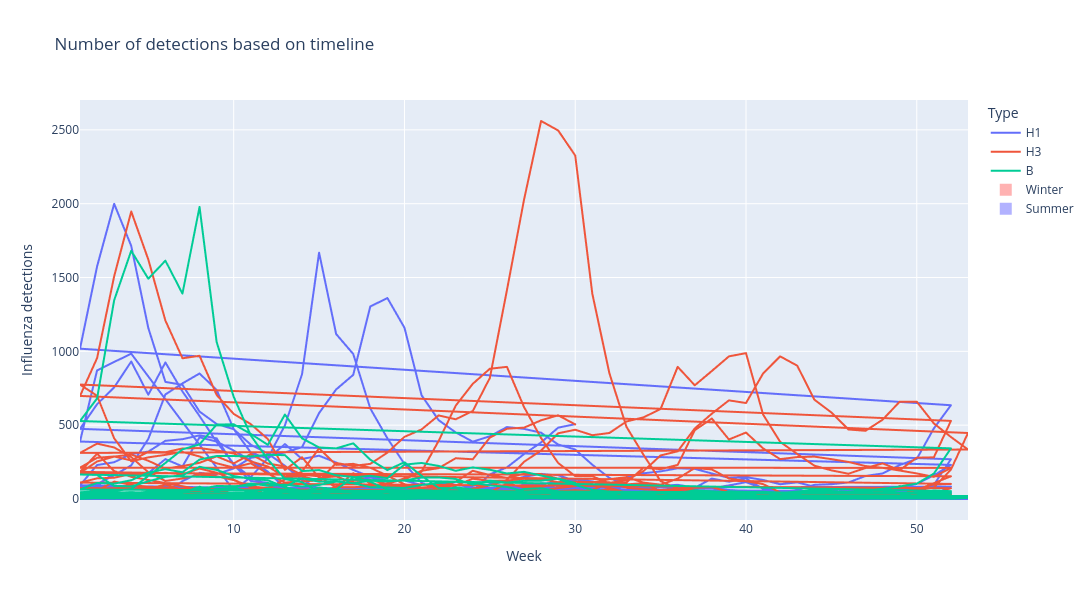

Write notebook code for a chart like this one.
### Code cell
# to-do
df_long = tdf.melt(
    id_vars=["Week"],
    value_vars=["H1", "H3", "B"],
    var_name="Type",  
    value_name="Influenza detections",  
)

fig = px.line(df_long, "Week", "Influenza detections", color="Type",
              title="Number of detections based on timeline", 
              width=1500, height=600
             )
for year in sorted(tdf["Year"].unique()):
    start = pd.Timestamp(int(year), 6, 1)
    end = pd.Timestamp(int(year), 8, 31)
    fig.add_vrect(start, end, line_width=0, fillcolor="red", opacity=0.3)
    
    start = pd.Timestamp(int(year), 1, 1)
    end = pd.Timestamp(int(year), 2, 28)
    fig.add_vrect(start, end, line_width=0, fillcolor="blue", opacity=0.3)

    start = pd.Timestamp(int(year), 12, 1)
    end = pd.Timestamp(int(year), 12, 31)

    fig.add_vrect(start, end, line_width=0, fillcolor="blue", opacity=0.3)

fig.add_trace(
    go.Scatter(
        x=[None], y=[None],
        mode="markers",
        marker=dict(size=12, symbol="square", color="rgba(255, 0, 0, 0.3)"),
        name="Winter", 
        showlegend=True,
    )
)
fig.add_trace(
    go.Scatter(
        x=[None], y=[None],
        mode="markers",
        marker=dict(size=12, symbol="square", color="rgba(0, 0, 255, 0.3)"),
        name="Summer", 
        showlegend=True,
    )
)

fig.show()

### Figure 1 — Plotly figure (JSON) as saved in the notebook; plotly's stock layout.template omitted (floating-point values rounded to 4 significant figures; data arrays with more than 128 entries replaced by an {"elided": "..."} marker saying what was removed)
{"data": [{"hovertemplate": "Type=H1<br>Week=%{x}<br>Influenza detections=%{y}<extra></extra>", "legendgroup": "H1", "line": {"color": "#636efa", "dash": "solid"}, "marker": {"symbol": "circle"}, "mode": "lines", "name": "H1", "showlegend": true, "type": "scattergl", "x": {"elided": "547 int values"}, "xaxis": "x", "y": {"elided": "547 int values"}, "yaxis": "y"}, {"hovertemplate": "Type=H3<br>Week=%{x}<br>Influenza detections=%{y}<extra></extra>", "legendgroup": "H3", "line": {"color": "#EF553B", "dash": "solid"}, "marker": {"symbol": "circle"}, "mode": "lines", "name": "H3", "showlegend": true, "type": "scattergl", "x": {"elided": "547 int values"}, "xaxis": "x", "y": {"elided": "547 int values"}, "yaxis": "y"}, {"hovertemplate": "Type=B<br>Week=%{x}<br>Influenza detections=%{y}<extra></extra>", "legendgroup": "B", "line": {"color": "#00cc96", "dash": "solid"}, "marker": {"symbol": "circle"}, "mode": "lines", "name": "B", "showlegend": true, "type": "scattergl", "x": {"elided": "547 int values"}, "xaxis": "x", "y": {"elided": "547 int values"}, "yaxis": "y"}, {"marker": {"color": "rgba(255, 0, 0, 0.3)", "size": 12, "symbol": "square"}, "mode": "markers", "name": "Winter", "showlegend": true, "type": "scatter", "x": [null], "y": [null]}, {"marker": {"color": "rgba(0, 0, 255, 0.3)", "size": 12, "symbol": "square"}, "mode": "markers", "name": "Summer", "showlegend": true, "type": "scatter", "x": [null], "y": [null]}], "layout": {"height": 600, "legend": {"title": {"text": "Type"}, "tracegroupgap": 0}, "shapes": [{"fillcolor": "red", "line": {"width": 0}, "opacity": 0.3, "type": "rect", "x0": "2013-06-01T00:00:00", "x1": "2013-08-31T00:00:00", "xref": "x", "y0": 0, "y1": 1, "yref": "y domain"}, {"fillcolor": "blue", "line": {"width": 0}, "opacity": 0.3, "type": "rect", "x0": "2013-01-01T00:00:00", "x1": "2013-02-28T00:00:00", "xref": "x", "y0": 0, "y1": 1, "yref": "y domain"}, {"fillcolor": "blue", "line": {"width": 0}, "opacity": 0.3, "type": "rect", "x0": "2013-12-01T00:00:00", "x1": "2013-12-31T00:00:00", "xref": "x", "y0": 0, "y1": 1, "yref": "y domain"}, {"fillcolor": "red", "line": {"width": 0}, "opacity": 0.3, "type": "rect", "x0": "2014-06-01T00:00:00", "x1": "2014-08-31T00:00:00", "xref": "x", "y0": 0, "y1": 1, "yref": "y domain"}, {"fillcolor": "blue", "line": {"width": 0}, "opacity": 0.3, "type": "rect", "x0": "2014-01-01T00:00:00", "x1": "2014-02-28T00:00:00", "xref": "x", "y0": 0, "y1": 1, "yref": "y domain"}, {"fillcolor": "blue", "line": {"width": 0}, "opacity": 0.3, "type": "rect", "x0": "2014-12-01T00:00:00", "x1": "2014-12-31T00:00:00", "xref": "x", "y0": 0, "y1": 1, "yref": "y domain"}, {"fillcolor": "red", "line": {"width": 0}, "opacity": 0.3, "type": "rect", "x0": "2015-06-01T00:00:00", "x1": "2015-08-31T00:00:00", "xref": "x", "y0": 0, "y1": 1, "yref": "y domain"}, {"fillcolor": "blue", "line": {"width": 0}, "opacity": 0.3, "type": "rect", "x0": "2015-01-01T00:00:00", "x1": "2015-02-28T00:00:00", "xref": "x", "y0": 0, "y1": 1, "yref": "y domain"}, {"fillcolor": "blue", "line": {"width": 0}, "opacity": 0.3, "type": "rect", "x0": "2015-12-01T00:00:00", "x1": "2015-12-31T00:00:00", "xref": "x", "y0": 0, "y1": 1, "yref": "y domain"}, {"fillcolor": "red", "line": {"width": 0}, "opacity": 0.3, "type": "rect", "x0": "2016-06-01T00:00:00", "x1": "2016-08-31T00:00:00", "xref": "x", "y0": 0, "y1": 1, "yref": "y domain"}, {"fillcolor": "blue", "line": {"width": 0}, "opacity": 0.3, "type": "rect", "x0": "2016-01-01T00:00:00", "x1": "2016-02-28T00:00:00", "xref": "x", "y0": 0, "y1": 1, "yref": "y domain"}, {"fillcolor": "blue", "line": {"width": 0}, "opacity": 0.3, "type": "rect", "x0": "2016-12-01T00:00:00", "x1": "2016-12-31T00:00:00", "xref": "x", "y0": 0, "y1": 1, "yref": "y domain"}, {"fillcolor": "red", "line": {"width": 0}, "opacity": 0.3, "type": "rect", "x0": "2017-06-01T00:00:00", "x1": "2017-08-31T00:00:00", "xref": "x", "y0": 0, "y1": 1, "yref": "y domain"}, {"fillcolor": "blue", "line": {"width": 0}, "opacity": 0.3, "type": "rect", "x0": "2017-01-01T00:00:00", "x1": "2017-02-28T00:00:00", "xref": "x", "y0": 0, "y1": 1, "yref": "y domain"}, {"fillcolor": "blue", "line": {"width": 0}, "opacity": 0.3, "type": "rect", "x0": "2017-12-01T00:00:00", "x1": "2017-12-31T00:00:00", "xref": "x", "y0": 0, "y1": 1, "yref": "y domain"}, {"fillcolor": "red", "line": {"width": 0}, "opacity": 0.3, "type": "rect", "x0": "2018-06-01T00:00:00", "x1": "2018-08-31T00:00:00", "xref": "x", "y0": 0, "y1": 1, "yref": "y domain"}, {"fillcolor": "blue", "line": {"width": 0}, "opacity": 0.3, "type": "rect", "x0": "2018-01-01T00:00:00", "x1": "2018-02-28T00:00:00", "xref": "x", "y0": 0, "y1": 1, "yref": "y domain"}, {"fillcolor": "blue", "line": {"width": 0}, "opacity": 0.3, "type": "rect", "x0": "2018-12-01T00:00:00", "x1": "2018-12-31T00:00:00", "xref": "x", "y0": 0, "y1": 1, "yref": "y domain"}, {"fillcolor": "red", "line": {"width": 0}, "opacity": 0.3, "type": "rect", "x0": "2019-06-01T00:00:00", "x1": "2019-08-31T00:00:00", "xref": "x", "y0": 0, "y1": 1, "yref": "y domain"}, {"fillcolor": "blue", "line": {"width": 0}, "opacity": 0.3, "type": "rect", "x0": "2019-01-01T00:00:00", "x1": "2019-02-28T00:00:00", "xref": "x", "y0": 0, "y1": 1, "yref": "y domain"}, {"fillcolor": "blue", "line": {"width": 0}, "opacity": 0.3, "type": "rect", "x0": "2019-12-01T00:00:00", "x1": "2019-12-31T00:00:00", "xref": "x", "y0": 0, "y1": 1, "yref": "y domain"}, {"fillcolor": "red", "line": {"width": 0}, "opacity": 0.3, "type": "rect", "x0": "2020-06-01T00:00:00", "x1": "2020-08-31T00:00:00", "xref": "x", "y0": 0, "y1": 1, "yref": "y domain"}, {"fillcolor": "blue", "line": {"width": 0}, "opacity": 0.3, "type": "rect", "x0": "2020-01-01T00:00:00", "x1": "2020-02-28T00:00:00", "xref": "x", "y0": 0, "y1": 1, "yref": "y domain"}, {"fillcolor": "blue", "line": {"width": 0}, "opacity": 0.3, "type": "rect", "x0": "2020-12-01T00:00:00", "x1": "2020-12-31T00:00:00", "xref": "x", "y0": 0, "y1": 1, "yref": "y domain"}, {"fillcolor": "red", "line": {"width": 0}, "opacity": 0.3, "type": "rect", "x0": "2023-06-01T00:00:00", "x1": "2023-08-31T00:00:00", "xref": "x", "y0": 0, "y1": 1, "yref": "y domain"}, {"fillcolor": "blue", "line": {"width": 0}, "opacity": 0.3, "type": "rect", "x0": "2023-01-01T00:00:00", "x1": "2023-02-28T00:00:00", "xref": "x", "y0": 0, "y1": 1, "yref": "y domain"}, {"fillcolor": "blue", "line": {"width": 0}, "opacity": 0.3, "type": "rect", "x0": "2023-12-01T00:00:00", "x1": "2023-12-31T00:00:00", "xref": "x", "y0": 0, "y1": 1, "yref": "y domain"}, {"fillcolor": "red", "line": {"width": 0}, "opacity": 0.3, "type": "rect", "x0": "2024-06-01T00:00:00", "x1": "2024-08-31T00:00:00", "xref": "x", "y0": 0, "y1": 1, "yref": "y domain"}, {"fillcolor": "blue", "line": {"width": 0}, "opacity": 0.3, "type": "rect", "x0": "2024-01-01T00:00:00", "x1": "2024-02-28T00:00:00", "xref": "x", "y0": 0, "y1": 1, "yref": "y domain"}, {"fillcolor": "blue", "line": {"width": 0}, "opacity": 0.3, "type": "rect", "x0": "2024-12-01T00:00:00", "x1": "2024-12-31T00:00:00", "xref": "x", "y0": 0, "y1": 1, "yref": "y domain"}, {"fillcolor": "red", "line": {"width": 0}, "opacity": 0.3, "type": "rect", "x0": "2025-06-01T00:00:00", "x1": "2025-08-31T00:00:00", "xref": "x", "y0": 0, "y1": 1, "yref": "y domain"}, {"fillcolor": "blue", "line": {"width": 0}, "opacity": 0.3, "type": "rect", "x0": "2025-01-01T00:00:00", "x1": "2025-02-28T00:00:00", "xref": "x", "y0": 0, "y1": 1, "yref": "y domain"}, {"fillcolor": "blue", "line": {"width": 0}, "opacity": 0.3, "type": "rect", "x0": "2025-12-01T00:00:00", "x1": "2025-12-31T00:00:00", "xref": "x", "y0": 0, "y1": 1, "yref": "y domain"}, {"fillcolor": "red", "line": {"width": 0}, "opacity": 0.3, "type": "rect", "x0": "2026-06-01T00:00:00", "x1": "2026-08-31T00:00:00", "xref": "x", "y0": 0, "y1": 1, "yref": "y domain"}, {"fillcolor": "blue", "line": {"width": 0}, "opacity": 0.3, "type": "rect", "x0": "2026-01-01T00:00:00", "x1": "2026-02-28T00:00:00", "xref": "x", "y0": 0, "y1": 1, "yref": "y domain"}, {"fillcolor": "blue", "line": {"width": 0}, "opacity": 0.3, "type": "rect", "x0": "2026-12-01T00:00:00", "x1": "2026-12-31T00:00:00", "xref": "x", "y0": 0, "y1": 1, "yref": "y domain"}], "title": {"text": "Number of detections based on timeline"}, "width": 1500, "xaxis": {"anchor": "y", "domain": [0, 1], "title": {"text": "Week"}}, "yaxis": {"anchor": "x", "domain": [0, 1], "title": {"text": "Influenza detections"}}}}
